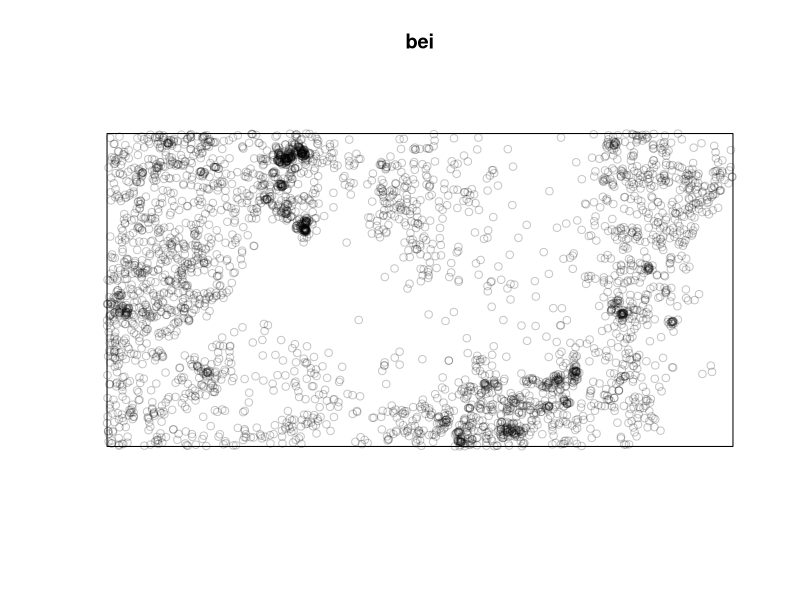
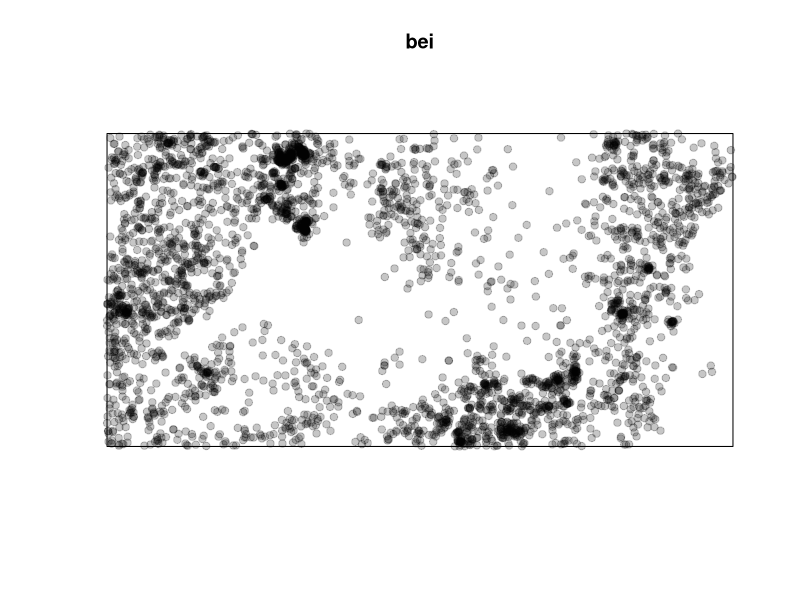
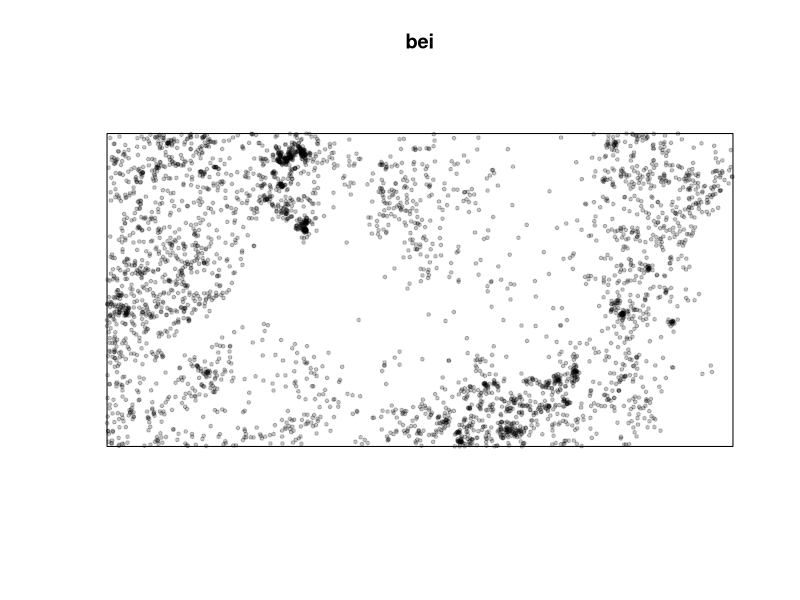
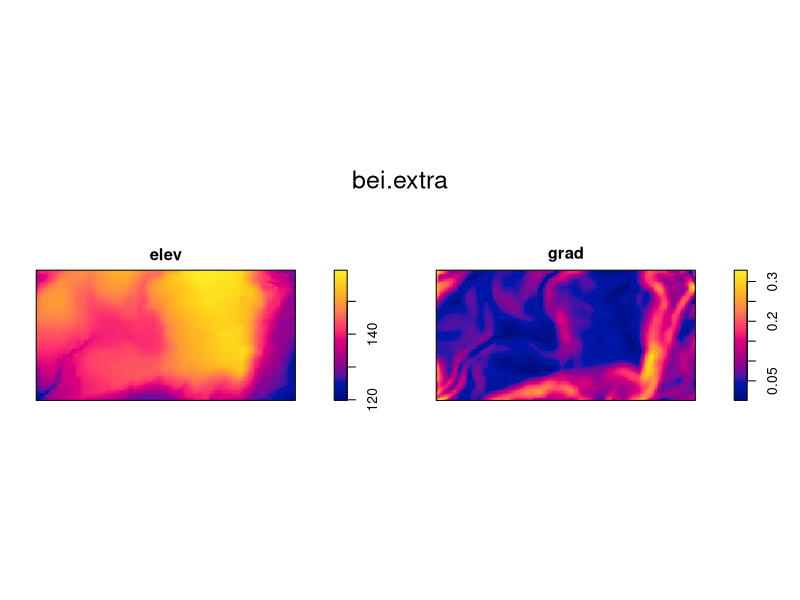
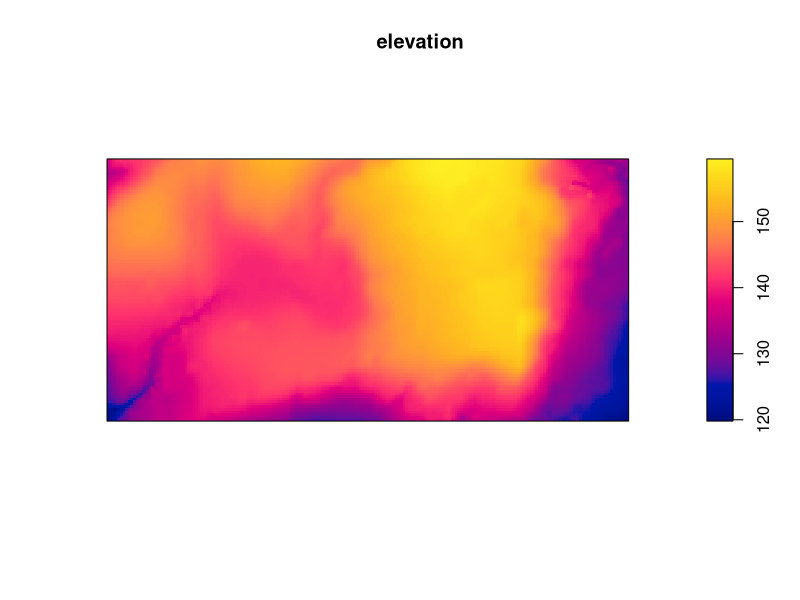
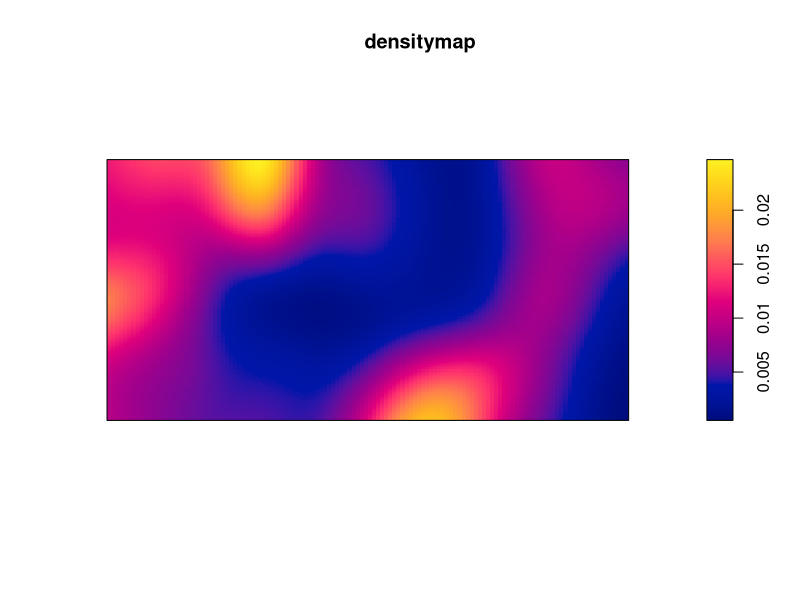
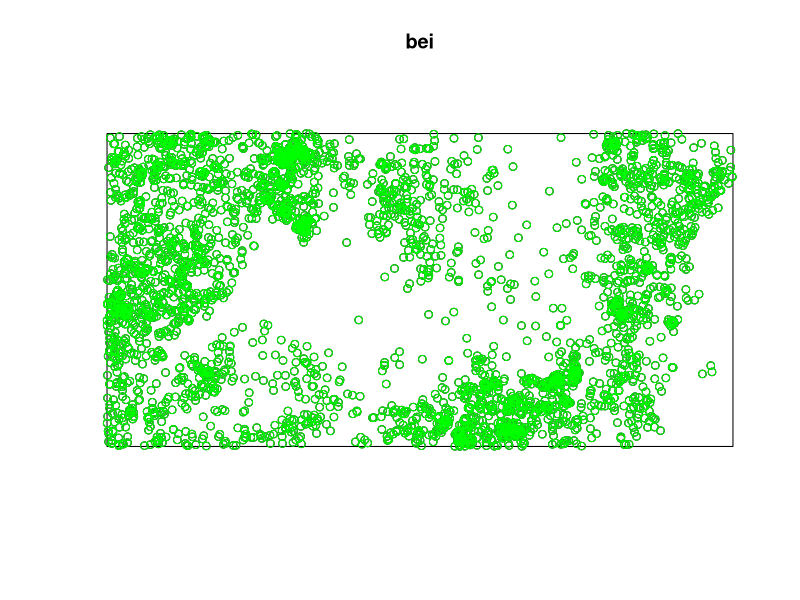

These figures' R source, in order: (Note: this script raises an error after producing the figures.)
# How to calculate the density of individuals in population

# Installing the spatstat package
install.packages ("spatstat")

#Recalling the package
library (spatstat)

#dataset
bei
# vector: point with coordinates
# raster: immagine con griglie

plot (bei)

# Changing the argument
plot(bei, pch=19)

# changing the shape and size
plot(bei, pch=19, cex=.5)

# covariate images 
bei.extra

plot(bei.extra)

#extracting data
elevation <- bei.extra$elev
plot(elevation)

elevation <- bei.extra[[1]]

# Density map starting from points
densitymap <- density(bei)

plot(densitymap)
plot(bei)

points(bei)
points(bei, col="green")

#coviariate: can explain the distribution of elements in space

# DAY 2
# multiframe: image in which we can put inside different plots. plot(elevation) e plot (density) exemple
par(mfrow= c(1, 2))
# 1 and 2 are parts of an array: concatenate (c). 1 e 2 sono elementi insieme di multiframe, per questo concatenati
plot(elevation2)
plot(densitymap)

par(mfrow= c(2, 1))
# per mettere in colonna

# per tornare indietro a una sola immagine: let's go back to the original plots
dev.off()

# Changing colors to maps
#http vedi docente. color ramp: 
# color palette, impo capital letters
cl <- colorRampPalette(c("red", "orange", "yellow"))(3)
plot(densitymap, col=cl)

cl <- colorRampPalette(c("red", "orange", "yellow"))(10)
plot(densitymap, col=cl)

cl <- colorRampPalette(c("red", "orange", "yellow"))(100)
plot(densitymap, col=cl)

# Searching Colors in R
# http://www.stat.columbia.edu/~tzheng/files/Rcolor.pdf
# Exercise: change the color palette of the map: 
# cln: nuovo nome per distinguere da precedente
cln <- colorRampPalette(c("azure", "burlywood", "darkolivegreen3"))(100)
plot(densitymap, col=cln)

#Exercise2: build a multiframe and plot the desity map with two differen color ramp palette
par(mfrow=c(1, 2))
plot(densitymap, col=cln)
plot(densitymap, col=cl)

#to use points:
par(mfrow=c(2,1))
plot(elevation2)
points(bei)
